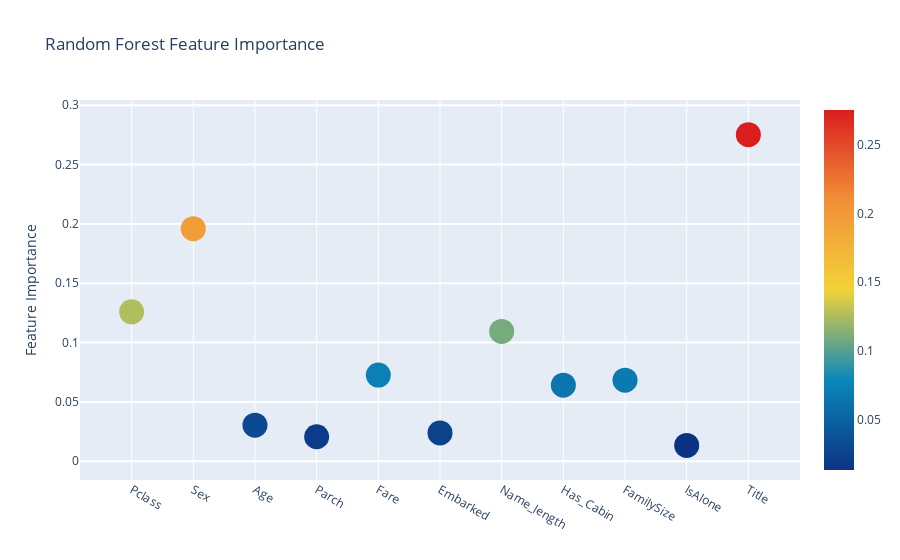
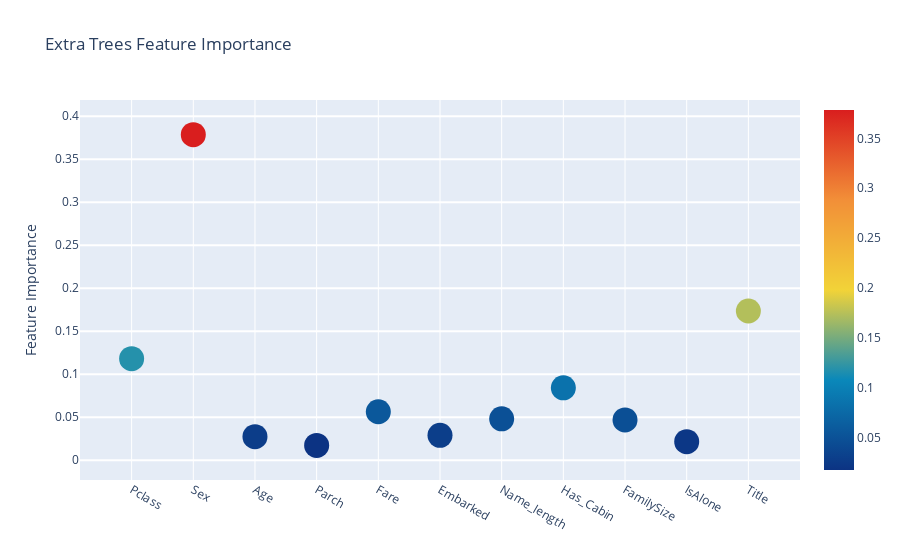
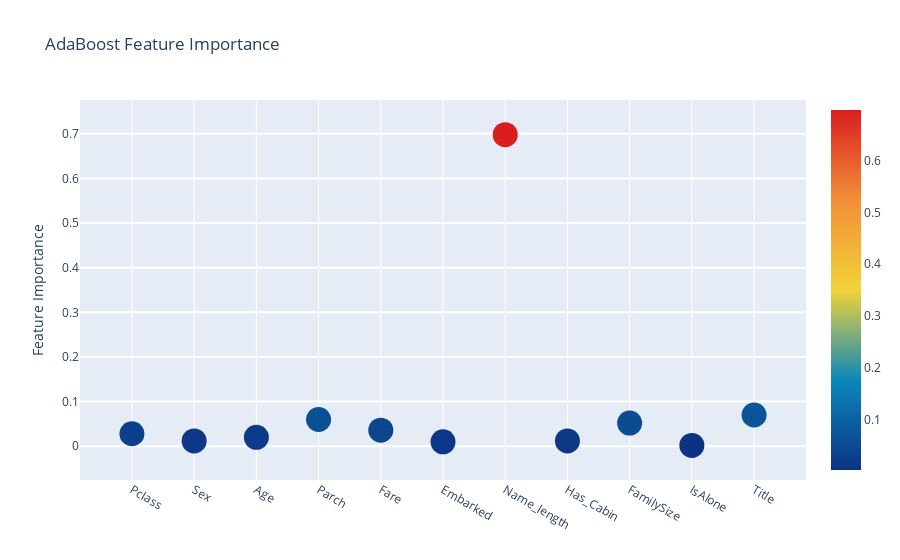
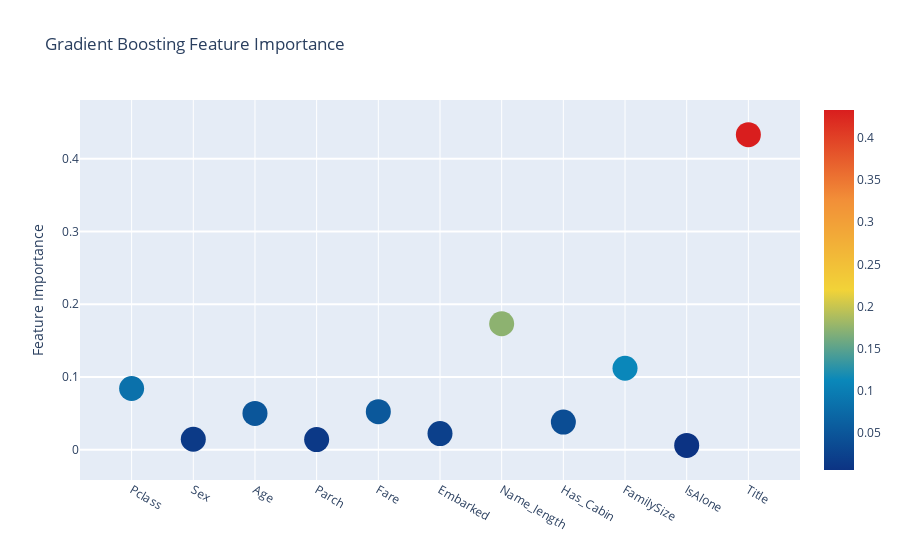

The code cell stored with these charts, in order, in its notebook:
### Markdown cell above
### 산점도를 통한 Feature Importance

### Code cell
# Random Forest
trace = go.Scatter(
    y = feature_dataframe['Random Forest feature importances'].values,
    x = feature_dataframe['features'].values,
    mode='markers',
    marker=dict(
        sizemode = 'diameter',
        sizeref = 1,
        size = 25,
        color = feature_dataframe['Random Forest feature importances'].values,
        colorscale='Portland',
        showscale=True),
    text = feature_dataframe['features'].values)
data = [trace]

layout= go.Layout(
    autosize= True,
    title= 'Random Forest Feature Importance',
    hovermode= 'closest',
    yaxis=dict(
        title= 'Feature Importance',
        ticklen= 5,
        gridwidth= 2),
    showlegend= False)

fig = go.Figure(data=data, layout=layout)
py.iplot(fig,filename='scatter2010')


# Extra Trees
trace = go.Scatter(
    y = feature_dataframe['Extra Trees feature importances'].values,
    x = feature_dataframe['features'].values,
    mode='markers',
    marker=dict(
        sizemode = 'diameter',
        sizeref = 1,
        size = 25,
        color = feature_dataframe['Extra Trees feature importances'].values,
        colorscale='Portland',
        showscale=True),
    text = feature_dataframe['features'].values)
data = [trace]

layout= go.Layout(
    autosize= True,
    title= 'Extra Trees Feature Importance',
    hovermode= 'closest',
    yaxis=dict(
        title= 'Feature Importance',
        ticklen= 5,
        gridwidth= 2),
    showlegend= False)

fig = go.Figure(data=data, layout=layout)
py.iplot(fig,filename='scatter2010')


# AdaBoost
trace = go.Scatter(
    y = feature_dataframe['AdaBoost feature importances'].values,
    x = feature_dataframe['features'].values,
    mode='markers',
    marker=dict(
        sizemode = 'diameter',
        sizeref = 1,
        size = 25,
        color = feature_dataframe['AdaBoost feature importances'].values,
        colorscale='Portland',
        showscale=True),
    text = feature_dataframe['features'].values)
data = [trace]

layout= go.Layout(
    autosize= True,
    title= 'AdaBoost Feature Importance',
    hovermode= 'closest',
    yaxis=dict(
        title= 'Feature Importance',
        ticklen= 5,
        gridwidth= 2),
    showlegend= False)

fig = go.Figure(data=data, layout=layout)
py.iplot(fig,filename='scatter2010')


# Gradient Boosting
trace = go.Scatter(
    y = feature_dataframe['Gradient Boost feature importances'].values,
    x = feature_dataframe['features'].values,
    mode='markers',
    marker=dict(
        sizemode = 'diameter',
        sizeref = 1,
        size = 25,
        color = feature_dataframe['Gradient Boost feature importances'].values,
        colorscale='Portland',
        showscale=True),
    text = feature_dataframe['features'].values)
data = [trace]

layout= go.Layout(
    autosize= True,
    title= 'Gradient Boosting Feature Importance',
    hovermode= 'closest',
    yaxis=dict(
        title= 'Feature Importance',
        ticklen= 5,
        gridwidth= 2),
    showlegend= False)

fig = go.Figure(data=data, layout=layout)
py.iplot(fig,filename='scatter2010')

### Figure 1 — Plotly figure (JSON) as saved in the notebook; plotly's stock layout.template omitted (floating-point values rounded to 4 significant figures)
{"data": [{"marker": {"color": [0.1259, 0.196, 0.03042, 0.02068, 0.07261, 0.02391, 0.1094, 0.06411, 0.06836, 0.01341, 0.2752], "colorscale": [[0, "rgb(12,51,131)"], [0.25, "rgb(10,136,186)"], [0.5, "rgb(242,211,56)"], [0.75, "rgb(242,143,56)"], [1, "rgb(217,30,30)"]], "showscale": true, "size": 25, "sizemode": "diameter", "sizeref": 1}, "mode": "markers", "text": ["Pclass", "Sex", "Age", "Parch", "Fare", "Embarked", "Name_length", "Has_Cabin", "FamilySize", "IsAlone", "Title"], "type": "scatter", "x": ["Pclass", "Sex", "Age", "Parch", "Fare", "Embarked", "Name_length", "Has_Cabin", "FamilySize", "IsAlone", "Title"], "y": [0.1259, 0.196, 0.03042, 0.02068, 0.07261, 0.02391, 0.1094, 0.06411, 0.06836, 0.01341, 0.2752]}], "layout": {"autosize": true, "hovermode": "closest", "showlegend": false, "title": {"text": "Random Forest Feature Importance"}, "yaxis": {"gridwidth": 2, "ticklen": 5, "title": {"text": "Feature Importance"}}}}

### Figure 2 — Plotly figure (JSON) as saved in the notebook; plotly's stock layout.template omitted (floating-point values rounded to 4 significant figures)
{"data": [{"marker": {"color": [0.118, 0.3785, 0.02731, 0.01719, 0.05632, 0.02887, 0.04805, 0.08408, 0.04683, 0.02145, 0.1734], "colorscale": [[0, "rgb(12,51,131)"], [0.25, "rgb(10,136,186)"], [0.5, "rgb(242,211,56)"], [0.75, "rgb(242,143,56)"], [1, "rgb(217,30,30)"]], "showscale": true, "size": 25, "sizemode": "diameter", "sizeref": 1}, "mode": "markers", "text": ["Pclass", "Sex", "Age", "Parch", "Fare", "Embarked", "Name_length", "Has_Cabin", "FamilySize", "IsAlone", "Title"], "type": "scatter", "x": ["Pclass", "Sex", "Age", "Parch", "Fare", "Embarked", "Name_length", "Has_Cabin", "FamilySize", "IsAlone", "Title"], "y": [0.118, 0.3785, 0.02731, 0.01719, 0.05632, 0.02887, 0.04805, 0.08408, 0.04683, 0.02145, 0.1734]}], "layout": {"autosize": true, "hovermode": "closest", "showlegend": false, "title": {"text": "Extra Trees Feature Importance"}, "yaxis": {"gridwidth": 2, "ticklen": 5, "title": {"text": "Feature Importance"}}}}

### Figure 3 — Plotly figure (JSON) as saved in the notebook; plotly's stock layout.template omitted (floating-point values rounded to 4 significant figures)
{"data": [{"marker": {"color": [0.028, 0.012, 0.02, 0.06, 0.036, 0.01, 0.698, 0.012, 0.052, 0.002, 0.07], "colorscale": [[0, "rgb(12,51,131)"], [0.25, "rgb(10,136,186)"], [0.5, "rgb(242,211,56)"], [0.75, "rgb(242,143,56)"], [1, "rgb(217,30,30)"]], "showscale": true, "size": 25, "sizemode": "diameter", "sizeref": 1}, "mode": "markers", "text": ["Pclass", "Sex", "Age", "Parch", "Fare", "Embarked", "Name_length", "Has_Cabin", "FamilySize", "IsAlone", "Title"], "type": "scatter", "x": ["Pclass", "Sex", "Age", "Parch", "Fare", "Embarked", "Name_length", "Has_Cabin", "FamilySize", "IsAlone", "Title"], "y": [0.028, 0.012, 0.02, 0.06, 0.036, 0.01, 0.698, 0.012, 0.052, 0.002, 0.07]}], "layout": {"autosize": true, "hovermode": "closest", "showlegend": false, "title": {"text": "AdaBoost Feature Importance"}, "yaxis": {"gridwidth": 2, "ticklen": 5, "title": {"text": "Feature Importance"}}}}

### Figure 4 — Plotly figure (JSON) as saved in the notebook; plotly's stock layout.template omitted (floating-point values rounded to 4 significant figures)
{"data": [{"marker": {"color": [0.08422, 0.01445, 0.04995, 0.01398, 0.05237, 0.02226, 0.1733, 0.03813, 0.1121, 0.006067, 0.4332], "colorscale": [[0, "rgb(12,51,131)"], [0.25, "rgb(10,136,186)"], [0.5, "rgb(242,211,56)"], [0.75, "rgb(242,143,56)"], [1, "rgb(217,30,30)"]], "showscale": true, "size": 25, "sizemode": "diameter", "sizeref": 1}, "mode": "markers", "text": ["Pclass", "Sex", "Age", "Parch", "Fare", "Embarked", "Name_length", "Has_Cabin", "FamilySize", "IsAlone", "Title"], "type": "scatter", "x": ["Pclass", "Sex", "Age", "Parch", "Fare", "Embarked", "Name_length", "Has_Cabin", "FamilySize", "IsAlone", "Title"], "y": [0.08422, 0.01445, 0.04995, 0.01398, 0.05237, 0.02226, 0.1733, 0.03813, 0.1121, 0.006067, 0.4332]}], "layout": {"autosize": true, "hovermode": "closest", "showlegend": false, "title": {"text": "Gradient Boosting Feature Importance"}, "yaxis": {"gridwidth": 2, "ticklen": 5, "title": {"text": "Feature Importance"}}}}
